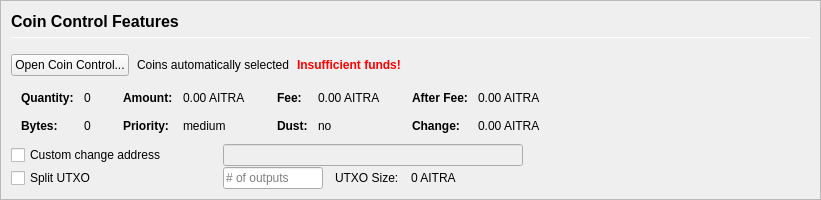
         <widget class="QFrame" name="frameCoinControl">
          <property name="sizePolicy">
           <sizepolicy hsizetype="Expanding" vsizetype="Expanding">
            <horstretch>0</horstretch>
            <verstretch>0</verstretch>
           </sizepolicy>
          </property>
          <property name="maximumSize">
           <size>
            <width>16777215</width>
            <height>16777215</height>
           </size>
          </property>
          <property name="frameShape">
           <enum>QFrame::StyledPanel</enum>
          </property>
          <property name="frameShadow">
           <enum>QFrame::Sunken</enum>
          </property>
          <layout class="QVBoxLayout" name="verticalLayoutCoinControl2">
           <property name="spacing">
            <number>0</number>
           </property>
           <property name="leftMargin">
            <number>0</number>
           </property>
           <property name="topMargin">
            <number>0</number>
           </property>
           <property name="rightMargin">
            <number>0</number>
           </property>
           <property name="bottomMargin">
            <number>0</number>
           </property>
           <item>
            <widget class="QFrame" name="frameCoinControl_BG">
             <layout class="QVBoxLayout" name="verticalLayoutCoinControl" stretch="0,0,0,0,0,0">
              <property name="spacing">
               <number>1</number>
              </property>
              <property name="leftMargin">
               <number>10</number>
              </property>
              <property name="topMargin">
               <number>10</number>
              </property>
              <item>
               <layout class="QHBoxLayout" name="horizontalLayoutCoinControl1">
                <property name="bottomMargin">
                 <number>15</number>
                </property>
                <item>
                 <layout class="QVBoxLayout" name="verticalLayout_3">
                  <property name="spacing">
                   <number>6</number>
                  </property>
                  <item>
                   <widget class="QLabel" name="labelCoinControlFeatures">
                    <property name="sizePolicy">
                     <sizepolicy hsizetype="Preferred" vsizetype="Maximum">
                      <horstretch>0</horstretch>
                      <verstretch>0</verstretch>
                     </sizepolicy>
                    </property>
                    <property name="minimumSize">
                     <size>
                      <width>0</width>
                      <height>20</height>
                     </size>
                    </property>
                    <property name="font">
                     <font>
                      <pointsize>12</pointsize>
                      <weight>75</weight>
                      <bold>true</bold>
                     </font>
                    </property>
                    <property name="styleSheet">
                     <string notr="true">font-weight:bold;</string>
                    </property>
                    <property name="text">
                     <string>Coin Control Features</string>
                    </property>
                   </widget>
                  </item>
                  <item>
                   <widget class="Line" name="line">
                    <property name="minimumSize">
                     <size>
                      <width>0</width>
                      <height>1</height>
                     </size>
                    </property>
                    <property name="maximumSize">
                     <size>
                      <width>16777215</width>
                      <height>1</height>
                     </size>
                    </property>
                    <property name="orientation">
                     <enum>Qt::Horizontal</enum>
                    </property>
                   </widget>
                  </item>
                 </layout>
                </item>
               </layout>
              </item>
              <item>
               <layout class="QHBoxLayout" name="horizontalLayoutCoinControl2" stretch="0,0,0,0">
                <property name="spacing">
                 <number>8</number>
                </property>
                <property name="bottomMargin">
                 <number>10</number>
                </property>
                <item>
                 <widget class="QPushButton" name="pushButtonCoinControl">
                  <property name="styleSheet">
                   <string notr="true"/>
                  </property>
                  <property name="text">
                   <string>Open Coin Control...</string>
                  </property>
                  <property name="autoDefault">
                   <bool>false</bool>
                  </property>
                 </widget>
                </item>
                <item>
                 <widget class="QLabel" name="labelCoinControlAutomaticallySelected">
                  <property name="text">
                   <string>Coins automatically selected</string>
                  </property>
                  <property name="margin">
                   <number>5</number>
                  </property>
                 </widget>
                </item>
                <item>
                 <widget class="QLabel" name="labelCoinControlInsuffFunds">
                  <property name="font">
                   <font>
                    <weight>75</weight>
                    <bold>true</bold>
                   </font>
                  </property>
                  <property name="styleSheet">
                   <string notr="true">color:red;font-weight:bold;</string>
                  </property>
                  <property name="text">
                   <string>Insufficient funds!</string>
                  </property>
                  <property name="margin">
                   <number>5</number>
                  </property>
                 </widget>
                </item>
                <item>
                 <spacer name="horizontalSpacerCoinControl">
                  <property name="orientation">
                   <enum>Qt::Horizontal</enum>
                  </property>
                  <property name="sizeHint" stdset="0">
                   <size>
                    <width>40</width>
                    <height>1</height>
                   </size>
                  </property>
                 </spacer>
                </item>
               </layout>
              </item>
              <item>
               <widget class="QWidget" name="widgetCoinControl" native="true">
                <property name="sizePolicy">
                 <sizepolicy hsizetype="Preferred" vsizetype="Preferred">
                  <horstretch>0</horstretch>
                  <verstretch>0</verstretch>
                 </sizepolicy>
                </property>
                <property name="minimumSize">
                 <size>
                  <width>0</width>
                  <height>0</height>
                 </size>
                </property>
                <property name="styleSheet">
                 <string notr="true"/>
                </property>
                <layout class="QHBoxLayout" name="horizontalLayoutCoinControl5">
                 <property name="leftMargin">
                  <number>0</number>
                 </property>
                 <property name="topMargin">
                  <number>0</number>
                 </property>
                 <property name="rightMargin">
                  <number>0</number>
                 </property>
                 <property name="bottomMargin">
                  <number>0</number>
                 </property>
                 <item>
                  <layout class="QHBoxLayout" name="horizontalLayoutCoinControl3" stretch="0,0,0,1">
                   <property name="spacing">
                    <number>20</number>
                   </property>
                   <property name="topMargin">
                    <number>0</number>
                   </property>
                   <property name="bottomMargin">
                    <number>10</number>
                   </property>
                   <item>
                    <layout class="QFormLayout" name="formLayoutCoinControl1">
                     <property name="horizontalSpacing">
                      <number>10</number>
                     </property>
                     <property name="verticalSpacing">
                      <number>14</number>
                     </property>
                     <property name="leftMargin">
                      <number>10</number>
                     </property>
                     <property name="topMargin">
                      <number>4</number>
                     </property>
                     <property name="rightMargin">
                      <number>6</number>
                     </property>
                     <item row="0" column="0">
                      <widget class="QLabel" name="labelCoinControlQuantityText">
                       <property name="font">
                        <font>
                         <weight>75</weight>
                         <bold>true</bold>
                        </font>
                       </property>
                       <property name="text">
                        <string>Quantity:</string>
                       </property>
                       <property name="margin">
                        <number>0</number>
                       </property>
                      </widget>
                     </item>
                     <item row="0" column="1">
                      <widget class="QLabel" name="labelCoinControlQuantity">
                       <property name="cursor">
                        <cursorShape>IBeamCursor</cursorShape>
                       </property>
                       <property name="contextMenuPolicy">
                        <enum>Qt::ActionsContextMenu</enum>
                       </property>
                       <property name="text">
                        <string notr="true">0</string>
                       </property>
                       <property name="margin">
                        <number>0</number>
                       </property>
                       <property name="textInteractionFlags">
                        <set>Qt::LinksAccessibleByMouse|Qt::TextSelectableByKeyboard|Qt::TextSelectableByMouse</set>
                       </property>
                      </widget>
                     </item>
                     <item row="1" column="0">
                      <widget class="QLabel" name="labelCoinControlBytesText">
                       <property name="font">
                        <font>
                         <weight>75</weight>
                         <bold>true</bold>
                        </font>
                       </property>
                       <property name="text">
                        <string>Bytes:</string>
                       </property>
                      </widget>
                     </item>
                     <item row="1" column="1">
                      <widget class="QLabel" name="labelCoinControlBytes">
                       <property name="cursor">
                        <cursorShape>IBeamCursor</cursorShape>
                       </property>
                       <property name="contextMenuPolicy">
                        <enum>Qt::ActionsContextMenu</enum>
                       </property>
                       <property name="text">
                        <string notr="true">0</string>
                       </property>
                       <property name="textInteractionFlags">
                        <set>Qt::LinksAccessibleByMouse|Qt::TextSelectableByKeyboard|Qt::TextSelectableByMouse</set>
                       </property>
                      </widget>
                     </item>
                    </layout>
                   </item>
                   <item>
                    <layout class="QFormLayout" name="formLayoutCoinControl2">
                     <property name="horizontalSpacing">
                      <number>10</number>
                     </property>
                     <property name="verticalSpacing">
                      <number>14</number>
                     </property>
                     <property name="leftMargin">
                      <number>6</number>
                     </property>
                     <property name="topMargin">
                      <number>4</number>
                     </property>
                     <property name="rightMargin">
                      <number>6</number>
                     </property>
                     <item row="0" column="0">
                      <widget class="QLabel" name="labelCoinControlAmountText">
                       <property name="font">
                        <font>
                         <weight>75</weight>
                         <bold>true</bold>
                        </font>
                       </property>
                       <property name="text">
                        <string>Amount:</string>
                       </property>
                       <property name="margin">
                        <number>0</number>
                       </property>
                      </widget>
                     </item>
                     <item row="0" column="1">
                      <widget class="QLabel" name="labelCoinControlAmount">
                       <property name="cursor">
                        <cursorShape>IBeamCursor</cursorShape>
                       </property>
                       <property name="contextMenuPolicy">
                        <enum>Qt::ActionsContextMenu</enum>
                       </property>
                       <property name="text">
                        <string notr="true">0.00 AITRA</string>
                       </property>
                       <property name="textInteractionFlags">
                        <set>Qt::LinksAccessibleByMouse|Qt::TextSelectableByKeyboard|Qt::TextSelectableByMouse</set>
                       </property>
                      </widget>
                     </item>
                     <item row="1" column="0">
                      <widget class="QLabel" name="labelCoinControlPriorityText">
                       <property name="font">
                        <font>
                         <weight>75</weight>
                         <bold>true</bold>
                        </font>
                       </property>
                       <property name="text">
                        <string>Priority:</string>
                       </property>
                      </widget>
                     </item>
                     <item row="1" column="1">
                      <widget class="QLabel" name="labelCoinControlPriority">
                       <property name="cursor">
                        <cursorShape>IBeamCursor</cursorShape>
                       </property>
                       <property name="contextMenuPolicy">
                        <enum>Qt::ActionsContextMenu</enum>
                       </property>
                       <property name="text">
                        <string>medium</string>
                       </property>
                       <property name="textInteractionFlags">
                        <set>Qt::LinksAccessibleByMouse|Qt::TextSelectableByKeyboard|Qt::TextSelectableByMouse</set>
                       </property>
                      </widget>
                     </item>
                    </layout>
                   </item>
                   <item>
                    <layout class="QFormLayout" name="formLayoutCoinControl3">
                     <property name="horizontalSpacing">
                      <number>10</number>
                     </property>
                     <property name="verticalSpacing">
                      <number>14</number>
                     </property>
                     <property name="leftMargin">
                      <number>6</number>
                     </property>
                     <property name="topMargin">
                      <number>4</number>
                     </property>
                     <property name="rightMargin">
                      <number>6</number>
                     </property>
                     <item row="0" column="0">
                      <widget class="QLabel" name="labelCoinControlFeeText">
                       <property name="font">
                        <font>
                         <weight>75</weight>
                         <bold>true</bold>
                        </font>
                       </property>
                       <property name="text">
                        <string>Fee:</string>
                       </property>
                       <property name="margin">
                        <number>0</number>
                       </property>
                      </widget>
                     </item>
                     <item row="0" column="1">
                      <widget class="QLabel" name="labelCoinControlFee">
                       <property name="cursor">
                        <cursorShape>IBeamCursor</cursorShape>
                       </property>
                       <property name="contextMenuPolicy">
                        <enum>Qt::ActionsContextMenu</enum>
                       </property>
                       <property name="text">
                        <string notr="true">0.00 AITRA</string>
                       </property>
                       <property name="textInteractionFlags">
                        <set>Qt::LinksAccessibleByMouse|Qt::TextSelectableByKeyboard|Qt::TextSelectableByMouse</set>
                       </property>
                      </widget>
                     </item>
                     <item row="1" column="0">
                      <widget class="QLabel" name="labelCoinControlLowOutputText">
                       <property name="font">
                        <font>
                         <weight>75</weight>
                         <bold>true</bold>
                        </font>
                       </property>
                       <property name="text">
                        <string>Dust:</string>
                       </property>
                      </widget>
                     </item>
                     <item row="1" column="1">
                      <widget class="QLabel" name="labelCoinControlLowOutput">
                       <property name="cursor">
                        <cursorShape>IBeamCursor</cursorShape>
                       </property>
                       <property name="contextMenuPolicy">
                        <enum>Qt::ActionsContextMenu</enum>
                       </property>
                       <property name="text">
                        <string>no</string>
                       </property>
                       <property name="textInteractionFlags">
                        <set>Qt::LinksAccessibleByMouse|Qt::TextSelectableByKeyboard|Qt::TextSelectableByMouse</set>
                       </property>
                      </widget>
                     </item>
                    </layout>
                   </item>
                   <item>
                    <layout class="QFormLayout" name="formLayoutCoinControl4">
                     <property name="horizontalSpacing">
                      <number>10</number>
                     </property>
                     <property name="verticalSpacing">
                      <number>14</number>
                     </property>
                     <property name="leftMargin">
                      <number>6</number>
                     </property>
                     <property name="topMargin">
                      <number>4</number>
                     </property>
                     <property name="rightMargin">
                      <number>6</number>
                     </property>
                     <item row="0" column="0">
                      <widget class="QLabel" name="labelCoinControlAfterFeeText">
                       <property name="font">
                        <font>
                         <weight>75</weight>
                         <bold>true</bold>
                        </font>
                       </property>
                       <property name="text">
                        <string>After Fee:</string>
                       </property>
                       <property name="margin">
                        <number>0</number>
                       </property>
                      </widget>
                     </item>
                     <item row="0" column="1">
                      <widget class="QLabel" name="labelCoinControlAfterFee">
                       <property name="cursor">
                        <cursorShape>IBeamCursor</cursorShape>
                       </property>
                       <property name="contextMenuPolicy">
                        <enum>Qt::ActionsContextMenu</enum>
                       </property>
                       <property name="text">
                        <string notr="true">0.00 AITRA</string>
                       </property>
                       <property name="textInteractionFlags">
                        <set>Qt::LinksAccessibleByMouse|Qt::TextSelectableByKeyboard|Qt::TextSelectableByMouse</set>
                       </property>
                      </widget>
                     </item>
                     <item row="1" column="0">
                      <widget class="QLabel" name="labelCoinControlChangeText">
                       <property name="font">
                        <font>
                         <weight>75</weight>
                         <bold>true</bold>
                        </font>
                       </property>
                       <property name="text">
                        <string>Change:</string>
                       </property>
                      </widget>
                     </item>
                     <item row="1" column="1">
                      <widget class="QLabel" name="labelCoinControlChange">
                       <property name="cursor">
                        <cursorShape>IBeamCursor</cursorShape>
                       </property>
                       <property name="contextMenuPolicy">
                        <enum>Qt::ActionsContextMenu</enum>
                       </property>
                       <property name="text">
                        <string notr="true">0.00 AITRA</string>
                       </property>
                       <property name="textInteractionFlags">
                        <set>Qt::LinksAccessibleByMouse|Qt::TextSelectableByKeyboard|Qt::TextSelectableByMouse</set>
                       </property>
                      </widget>
                     </item>
                    </layout>
                   </item>
                  </layout>
                 </item>
                </layout>
               </widget>
              </item>
              <item>
               <layout class="QHBoxLayout" name="horizontalLayoutCoinControl4">
                <property name="spacing">
                 <number>12</number>
                </property>
                <property name="sizeConstraint">
                 <enum>QLayout::SetDefaultConstraint</enum>
                </property>
                <property name="topMargin">
                 <number>0</number>
                </property>
                <property name="rightMargin">
                 <number>0</number>
                </property>
                <item>
                 <widget class="QCheckBox" name="checkBoxCoinControlChange">
                  <property name="sizePolicy">
                   <sizepolicy hsizetype="Preferred" vsizetype="Preferred">
                    <horstretch>0</horstretch>
                    <verstretch>0</verstretch>
                   </sizepolicy>
                  </property>
                  <property name="minimumSize">
                   <size>
                    <width>200</width>
                    <height>0</height>
                   </size>
                  </property>
                  <property name="maximumSize">
                   <size>
                    <width>200</width>
                    <height>16777215</height>
                   </size>
                  </property>
                  <property name="toolTip">
                   <string>If this is activated, but the change address is empty or invalid, change will be sent to a newly generated address.</string>
                  </property>
                  <property name="text">
                   <string>Custom change address</string>
                  </property>
                 </widget>
                </item>
                <item>
                 <widget class="QValidatedLineEdit" name="lineEditCoinControlChange">
                  <property name="enabled">
                   <bool>false</bool>
                  </property>
                  <property name="sizePolicy">
                   <sizepolicy hsizetype="Preferred" vsizetype="Preferred">
                    <horstretch>0</horstretch>
                    <verstretch>0</verstretch>
                   </sizepolicy>
                  </property>
                  <property name="minimumSize">
                   <size>
                    <width>300</width>
                    <height>0</height>
                   </size>
                  </property>
                 </widget>
                </item>
                <item>
                 <widget class="QLabel" name="labelCoinControlChangeLabel">
                  <property name="sizePolicy">
                   <sizepolicy hsizetype="Preferred" vsizetype="Preferred">
                    <horstretch>0</horstretch>
                    <verstretch>0</verstretch>
                   </sizepolicy>
                  </property>
                  <property name="minimumSize">
                   <size>
                    <width>100</width>
                    <height>0</height>
                   </size>
                  </property>
                  <property name="text">
                   <string/>
                  </property>
                  <property name="margin">
                   <number>3</number>
                  </property>
                 </widget>
                </item>
               </layout>
              </item>
              <item>
               <layout class="QHBoxLayout" name="horizontalLayoutCoinControl6">
                <property name="spacing">
                 <number>12</number>
                </property>
                <property name="rightMargin">
                 <number>0</number>
                </property>
                <item>
                 <widget class="QCheckBox" name="splitBlockCheckBox">
                  <property name="sizePolicy">
                   <sizepolicy hsizetype="Preferred" vsizetype="Preferred">
                    <horstretch>0</horstretch>
                    <verstretch>0</verstretch>
                   </sizepolicy>
                  </property>
                  <property name="minimumSize">
                   <size>
                    <width>200</width>
                    <height>0</height>
                   </size>
                  </property>
                  <property name="maximumSize">
                   <size>
                    <width>200</width>
                    <height>16777215</height>
                   </size>
                  </property>
                  <property name="text">
                   <string>Split UTXO</string>
                  </property>
                 </widget>
                </item>
                <item>
                 <widget class="QLineEdit" name="splitBlockLineEdit">
                  <property name="sizePolicy">
                   <sizepolicy hsizetype="Preferred" vsizetype="Preferred">
                    <horstretch>50</horstretch>
                    <verstretch>0</verstretch>
                   </sizepolicy>
                  </property>
                  <property name="minimumSize">
                   <size>
                    <width>100</width>
                    <height>0</height>
                   </size>
                  </property>
                  <property name="maximumSize">
                   <size>
                    <width>100</width>
                    <height>16777215</height>
                   </size>
                  </property>
                  <property name="placeholderText">
                   <string># of outputs</string>
                  </property>
                 </widget>
                </item>
                <item>
                 <widget class="QLabel" name="labelBlockSizeText">
                  <property name="text">
                   <string>UTXO Size:</string>
                  </property>
                 </widget>
                </item>
                <item>
                 <widget class="QLabel" name="labelBlockSize">
                  <property name="text">
                   <string>0 AITRA</string>
                  </property>
                 </widget>
                </item>
                <item>
                 <spacer name="horizontalSpacer_7">
                  <property name="orientation">
                   <enum>Qt::Horizontal</enum>
                  </property>
                  <property name="sizeHint" stdset="0">
                   <size>
                    <width>40</width>
                    <height>20</height>
                   </size>
                  </property>
                 </spacer>
                </item>
               </layout>
              </item>
              <item>
               <spacer name="verticalSpacerCoinControl">
                <property name="orientation">
                 <enum>Qt::Vertical</enum>
                </property>
                <property name="sizeHint" stdset="0">
                 <size>
                  <width>800</width>
                  <height>1</height>
                 </size>
                </property>
               </spacer>
              </item>
             </layout>
            </widget>
           </item>
          </layout>
         </widget>
